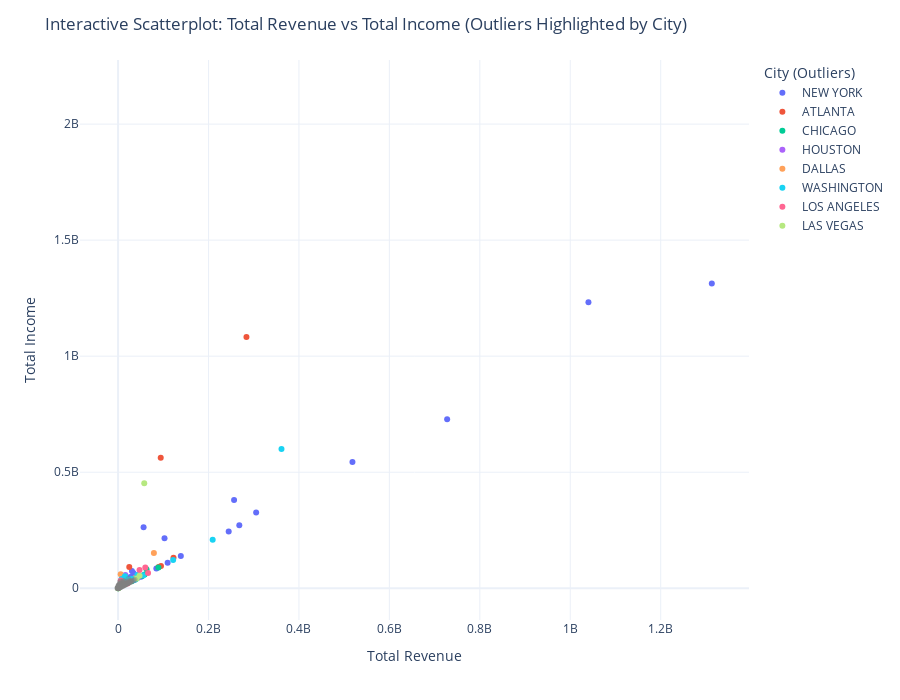

Notebook source saved alongside this figure:
### Code cell
import plotly.express as px
import pandas as pd

# Separate outliers and non-outliers
non_outliers = total[total['outlier'] == False]
outliers = total[total['outlier'] == True]

# Base plot: gray points for non-outliers
fig = px.scatter(
    non_outliers,
    x='totrev',
    y='total_income',
    color_discrete_sequence=['gray'],
    opacity=0.4,
    hover_data=['name', 'city', 'totrev', 'total_income'],
    labels={'totrev': 'Total Revenue', 'total_income': 'Total Income'},
)

# Overlay: outliers colored by city
fig_outliers = px.scatter(
    outliers,
    x='totrev',
    y='total_income',
    color='city',
    hover_data=['name', 'city', 'totrev', 'total_income'],
    labels={'totrev': 'Total Revenue', 'total_income': 'Total Income'},
)

# Add outlier traces to the base plot
for trace in fig_outliers.data:
    fig.add_trace(trace)

# Final plot styling
fig.update_layout(
    title="Interactive Scatterplot: Total Revenue vs Total Income (Outliers Highlighted by City)",
    legend_title="City (Outliers)",
    xaxis_title="Total Revenue",
    yaxis_title="Total Income",
    template="plotly_white",
    height=700
)

fig.show()
fig.write_html("scatterplot_outliers.html")

### Figure 1 — Plotly figure (JSON) as saved in the notebook; plotly's stock layout.template omitted (floating-point values rounded to 4 significant figures; data arrays with more than 128 entries replaced by an {"elided": "..."} marker saying what was removed)
{"data": [{"customdata": {"elided": "7679x2 str values"}, "hovertemplate": "Total Revenue=%{x}<br>Total Income=%{y}<br>name=%{customdata[0]}<br>city=%{customdata[1]}<extra></extra>", "legendgroup": "", "marker": {"color": "gray", "opacity": 0.4, "symbol": "circle"}, "mode": "markers", "name": "", "showlegend": false, "type": "scattergl", "x": {"elided": "7679 int values"}, "xaxis": "x", "y": {"elided": "7679 int values"}, "yaxis": "y"}, {"customdata": [["THE HECKSCHER FOUNDATION FOR CHILDREN", "NEW YORK"], ["TARGET ALS FOUNDATION INC", "NEW YORK"], ["S&P GLOBAL FOUNDATION", "NEW YORK"], ["CARNEGIE CORPORATION OF NEW YORK", "NEW YORK"], ["ANDREW W MELLON FOUNDATION", "NEW YORK"], ["ALFRED P SLOAN FOUNDATION", "NEW YORK"], ["WEIZMANN CHAIRS AND SCHOLARSHIPS ENDOWMENT INC", "NEW YORK"], ["UNCOMMON SCHOOLS INC", "NEW YORK"], ["TNTP INC", "NEW YORK"], ["THE POSSE FOUNDATION INC", "NEW YORK"], ["THE OJC FUND", "NEW YORK"], ["THE BARUCH COLLEGE FUND", "NEW YORK"], ["STEPHEN SILLER TUNNEL TO TOWERS FOUNDATION", "NEW YORK"], ["SPONSORS FOR EDUCATIONAL OPPORTUNITY INC", "NEW YORK"], ["RESEARCH FOUNDATION OF THE CITY UNIVERSITY OF NEW YORK", "NEW YORK"], ["NYC SCHOOL SUPPORT SERVICES INC", "NEW YORK"], ["NEW YORK UNIVERSITY IN ABU DHABI CORPORATION", "NEW YORK"], ["NEW LEADERS", "NEW YORK"], ["KIPP NEW YORK INC", "NEW YORK"], ["KANSAS STATE UNIVERSITY FOUNDATION", "NEW YORK"], ["JOAN AND IRWIN JACOBS TECHNION-CORNELL INNOVATION INSTIT", "NEW YORK"], ["HUNTER COLLEGE FOUNDATION INC", "NEW YORK"], ["FOUNDATION FOR CITY COLLEGE", "NEW YORK"], ["F I T STUDENT HOUSING CORPORATION", "NEW YORK"], ["EQUITABLE FACILITIES FUND INC", "NEW YORK"], ["COLLEGE BOARD", "NEW YORK"], ["CITY UNIVERSITY CONSTRUCTION FUND", "NEW YORK"], ["AMERICANS FOR BEN-GURION UNIVERSITY INC", "NEW YORK"], ["AMERICAN FRIENDS OF THE NATIONAL GALLERY LONDON INC", "NEW YORK"]], "hovertemplate": "city=%{customdata[1]}<br>Total Revenue=%{x}<br>Total Income=%{y}<br>name=%{customdata[0]}<extra></extra>", "legendgroup": "NEW YORK", "marker": {"color": "#636efa", "symbol": "circle"}, "mode": "markers", "name": "NEW YORK", "orientation": "v", "showlegend": true, "type": "scatter", "x": [null, null, null, null, null, null, 51139977, 84601875, 138770582, 30624137, 268071106, 26760125, 305316257, 43724114, 518290887, 727716005, 244574561, 51082057, 36280075, 256518677, 32551602, 37248838, 102671668, 33857523, 109581682, 1040203098, 1313013404, 56387922, 28200519], "xaxis": "x", "y": [61573934, 98381069, 202612698, 1960457877, 2139447443, 68019132, 51139977, 84601875, 138770582, 73929981, 270965062, 47763559, 326646195, 45696876, 544517959, 727716005, 244574561, 51082057, 36624425, 380243953, 33204502, 57765375, 215783788, 65375084, 109581682, 1232565921, 1313013404, 262898536, 48953637], "yaxis": "y"}, {"customdata": [["SPELMAN COLLEGE SPECIAL VENTURES FUND INC", "ATLANTA"], ["ROBERT W WOODRUFF HEALTH SCIENCES CENTER FUND INC", "ATLANTA"], ["KIPP METRO ATLANTA COLLABORATIVE INC", "ATLANTA"], ["GEORGIA TECH FOUNDATION INC", "ATLANTA"], ["GEORGIA STATE UNIVERSITY RESEARCH FOUNDATION INC", "ATLANTA"], ["GEORGIA STATE UNIVERSITY FOUNDATION INC", "ATLANTA"]], "hovertemplate": "city=%{customdata[1]}<br>Total Revenue=%{x}<br>Total Income=%{y}<br>name=%{customdata[0]}<extra></extra>", "legendgroup": "ATLANTA", "marker": {"color": "#EF553B", "symbol": "circle"}, "mode": "markers", "name": "ATLANTA", "orientation": "v", "showlegend": true, "type": "scatter", "x": [24739812, 94265802, 94866664, 283884508, 122526995, 89649877], "xaxis": "x", "y": [91957849, 562279587, 96072996, 1082495462, 131356979, 91662147], "yaxis": "y"}, {"customdata": [["NATIONAL EQUITY FUND INC", "CHICAGO"], ["ARCELORMITTAL USA FOUNDATION INC", "CHICAGO"], ["YOUTH GUIDANCE", "CHICAGO"], ["FUTURE LEADERS OF AMERICAFOUNDATION INC", "CHICAGO"], ["EMPOWER ILLINOIS", "CHICAGO"], ["CHICAGO COOK WORKFORCE PARTNERSHIP", "CHICAGO"], ["BIG SHOULDERS FUND", "CHICAGO"], ["AFTER SCHOOL MATTERS INC", "CHICAGO"]], "hovertemplate": "city=%{customdata[1]}<br>Total Revenue=%{x}<br>Total Income=%{y}<br>name=%{customdata[0]}<extra></extra>", "legendgroup": "CHICAGO", "marker": {"color": "#00cc96", "symbol": "circle"}, "mode": "markers", "name": "CHICAGO", "orientation": "v", "showlegend": true, "type": "scatter", "x": [58767848, null, 46321146, 29963469, 54261503, 89236447, 62883883, 38963882], "xaxis": "x", "y": [58767848, 350229, 54846447, 29963469, 54261503, 89236447, 81838375, 39048125], "yaxis": "y"}, {"customdata": [["UNIVERSITY OF HOUSTON FOUNDATION", "HOUSTON"]], "hovertemplate": "city=%{customdata[1]}<br>Total Revenue=%{x}<br>Total Income=%{y}<br>name=%{customdata[0]}<extra></extra>", "legendgroup": "HOUSTON", "marker": {"color": "#ab63fa", "symbol": "circle"}, "mode": "markers", "name": "HOUSTON", "orientation": "v", "showlegend": true, "type": "scatter", "x": [16062659], "xaxis": "x", "y": [57598655], "yaxis": "y"}, {"customdata": [["ENOCH TRUST", "DALLAS"], ["SOUTHWESTERN MEDICAL FOUNDATION", "DALLAS"], ["EUGENE HIGGINS CHARITABLE TRUST", "DALLAS"], ["COMMIT2DALLAS", "DALLAS"]], "hovertemplate": "city=%{customdata[1]}<br>Total Revenue=%{x}<br>Total Income=%{y}<br>name=%{customdata[0]}<extra></extra>", "legendgroup": "DALLAS", "marker": {"color": "#FFA15A", "symbol": "circle"}, "mode": "markers", "name": "DALLAS", "orientation": "v", "showlegend": true, "type": "scatter", "x": [null, 79182549, 5674204, 37604777], "xaxis": "x", "y": [62963288, 151924953, 59788573, 43864254], "yaxis": "y"}, {"customdata": [["WINE & SPIRITS WHOLESALERS OF AMERICA INC", "WASHINGTON"], ["US CHAMBER OF COMMERCE FOUNDATION", "WASHINGTON"], ["UNITED NEGRO COLLEGE FUND INC", "WASHINGTON"], ["THE NEA FOUNDATION FOR THE IMPROVEMENT OF EDUCATION", "WASHINGTON"], ["THE MALALA FUND", "WASHINGTON"], ["STUDENT FREEDOM INITIATIVE INC", "WASHINGTON"], ["ST AUGUSTINES UNIVERSITY FOUNDATION", "WASHINGTON"], ["NATIONAL LEAGUE OF CITIES INSTITUTE INC", "WASHINGTON"], ["NATIONAL CENTER FOR RESEARCH IN ADVANCED INFORMATION & DIGITAL TEC", "WASHINGTON"], ["INTERNATIONAL REPUBLICAN INSTITUTE", "WASHINGTON"], ["INTERNATIONAL BACCALAUREATE ORGANIZATION", "WASHINGTON"], ["IBIS GROUP", "WASHINGTON"], ["FOUNDATION FOR DEMOCRACY FOR AFRICA", "WASHINGTON"], ["EDUCATION TRUST INC", "WASHINGTON"], ["DOLLS & DREAMS", "WASHINGTON"], ["DISTRICT OF COLUMBIA COLLEGE ACCESS PROGRAM", "WASHINGTON"], ["AMERICAN ASSOCIATION OF UNIVERSITY WOMEN INC", "WASHINGTON"]], "hovertemplate": "city=%{customdata[1]}<br>Total Revenue=%{x}<br>Total Income=%{y}<br>name=%{customdata[0]}<extra></extra>", "legendgroup": "WASHINGTON", "marker": {"color": "#19d3f3", "symbol": "circle"}, "mode": "markers", "name": "WASHINGTON", "orientation": "v", "showlegend": true, "type": "scatter", "x": [7934087, 32762291, 361352697, 13777530, 55818336, 15285825, 36602372, 27391350, 38475850, 121749618, 209183918, 42838571, null, 28594144, 147413, 7962700, 18528803], "xaxis": "x", "y": [39200988, 38451264, 600210650, 46642189, 56534965, 51574339, 36602372, 37771621, 38492870, 122014060, 209183918, 57008104, 113857, 38247452, 147413, 38315350, 36769394], "yaxis": "y"}, {"customdata": [["SOUTHWESTERN LAW SCHOOL", "LOS ANGELES"], ["MAGNOLIA EDUCATIONAL & RESEARCH FOUNDATION", "LOS ANGELES"], ["KLARE HOLDINGS", "LOS ANGELES"], ["CALIFORNIA STATE UNIVERSITY LOS ANGELES FOUNDATION", "LOS ANGELES"], ["ASSOCIATED STUDENTS UCLA", "LOS ANGELES"], ["AFTER SCHOOL ARTS ACADEMY", "LOS ANGELES"]], "hovertemplate": "city=%{customdata[1]}<br>Total Revenue=%{x}<br>Total Income=%{y}<br>name=%{customdata[0]}<extra></extra>", "legendgroup": "LOS ANGELES", "marker": {"color": "#FF6692", "symbol": "circle"}, "mode": "markers", "name": "LOS ANGELES", "orientation": "v", "showlegend": true, "type": "scatter", "x": [60220339, 66230945, 20876670, 6019574, 47485652, null], "xaxis": "x", "y": [89682086, 66232745, 20876670, 32943482, 78805652, 24750], "yaxis": "y"}, {"customdata": [["JAMES S & PEGGY M LIVINGSTON EDUCATIONAL TRUST", "LAS VEGAS"], ["UNIVERSITY OF NEVADA LAS VEGAS FOUNDATION", "LAS VEGAS"], ["TRAUMA RECOVERY YOGA", "LAS VEGAS"], ["SOHRAN EDUCATION FOR LIVE", "LAS VEGAS"], ["PANDA CARES FOUNDATION INC", "LAS VEGAS"], ["NEVADA HEALTH AND BIOSCIENCE ASSET CORPORATION", "LAS VEGAS"], ["LAS VEGAS DIVERSITY FC", "LAS VEGAS"]], "hovertemplate": "city=%{customdata[1]}<br>Total Revenue=%{x}<br>Total Income=%{y}<br>name=%{customdata[0]}<extra></extra>", "legendgroup": "LAS VEGAS", "marker": {"color": "#B6E880", "symbol": "circle"}, "mode": "markers", "name": "LAS VEGAS", "orientation": "v", "showlegend": true, "type": "scatter", "x": [null, 57839511, 104835, 178503, 47491935, 41321073, 166822], "xaxis": "x", "y": [249784, 452562126, 106225, 178503, 53586880, 41486836, 166822], "yaxis": "y"}], "layout": {"height": 700, "legend": {"title": {"text": "City (Outliers)"}, "tracegroupgap": 0}, "margin": {"t": 60}, "title": {"text": "Interactive Scatterplot: Total Revenue vs Total Income (Outliers Highlighted by City)"}, "xaxis": {"anchor": "y", "domain": [0, 1], "title": {"text": "Total Revenue"}}, "yaxis": {"anchor": "x", "domain": [0, 1], "title": {"text": "Total Income"}}}}
